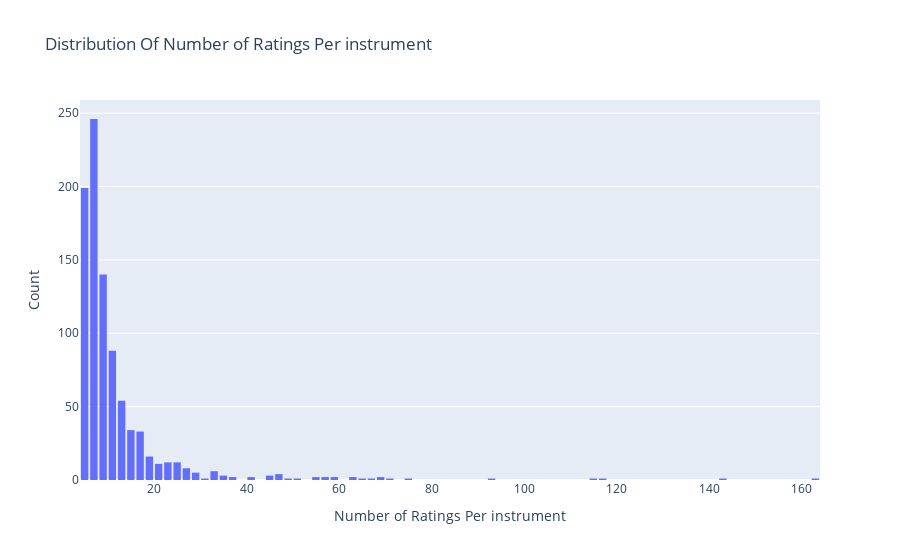

Source (notebook cell):
### Code cell
# Number of ratings per food 
data = df.groupby('productID')['rating'].count()

# Create trace
trace = go.Histogram(x = data.values,
                     name = 'Ratings',
                     xbins = dict(start = 0,size = 2))
# Create layout
layout = go.Layout(title = 'Distribution Of Number of Ratings Per instrument',
                   xaxis = dict(title = 'Number of Ratings Per instrument'),
                   yaxis = dict(title = 'Count'),
                   bargap = 0.2)

# Create plot
fig = go.Figure(data=[trace], layout=layout)
iplot(fig)

### Figure 1 — Plotly figure (JSON) as saved in the notebook; plotly's stock layout.template omitted (floating-point values rounded to 4 significant figures; data arrays with more than 128 entries replaced by an {"elided": "..."} marker saying what was removed)
{"data": [{"name": "Ratings", "type": "histogram", "x": {"elided": "900 int values"}, "xbins": {"size": 2, "start": 0}}], "layout": {"bargap": 0.2, "title": {"text": "Distribution Of Number of Ratings Per instrument"}, "xaxis": {"title": {"text": "Number of Ratings Per instrument"}}, "yaxis": {"title": {"text": "Count"}}}}
